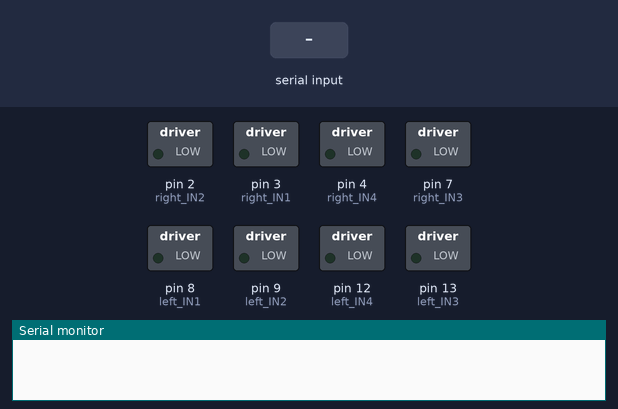
Bench run of a sketch on a simulated Arduino Uno, built with avr-gcc and run on an emulated ATmega328P. Parts: switched loads named in the sketch (green lamp = pin HIGH), the last lines printed to the serial monitor. The test bench sets the inputs (shaded band).

Above: at 1.2 s.
1.3 s: "F" received over Serial
At 2.5 s:
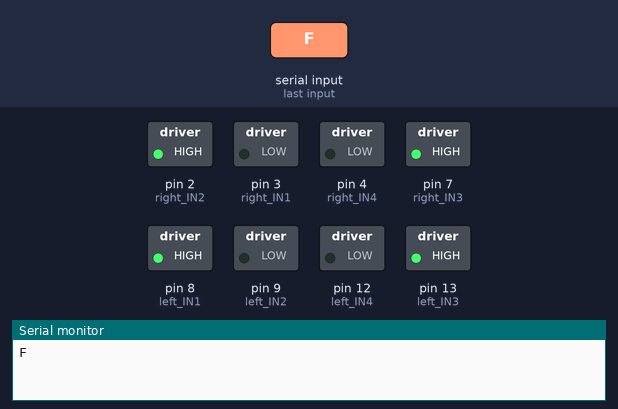
2.8 s: "B" received over Serial
At 3.8 s:
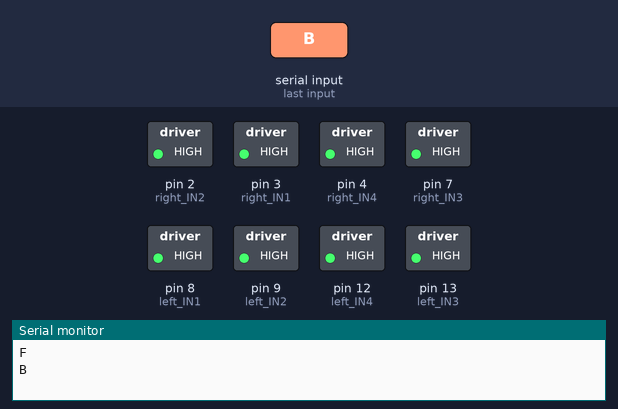
4.3 s: "G" received over Serial
At 4.9 s:
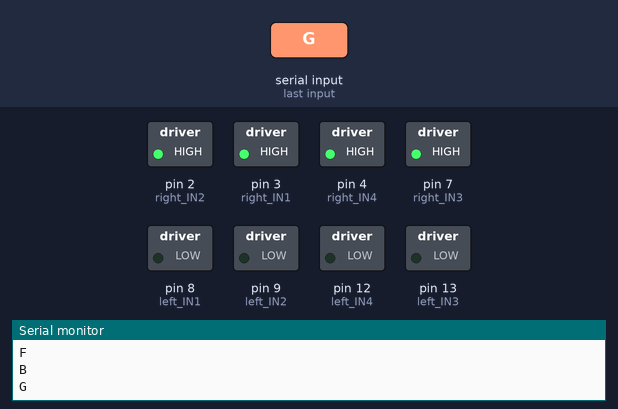
5.8 s: "L" received over Serial
At 6.1 s:
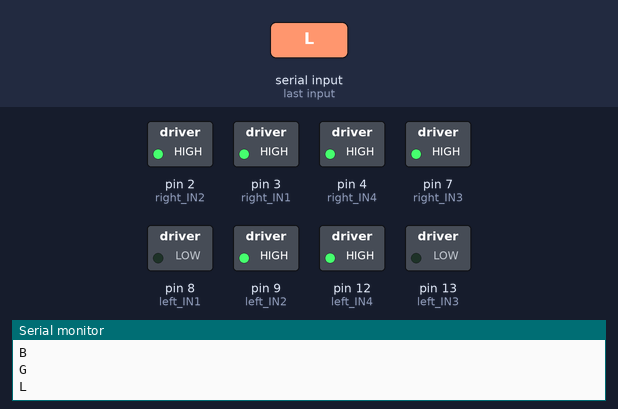
7.3 s: "I" received over Serial
At 8.4 s:
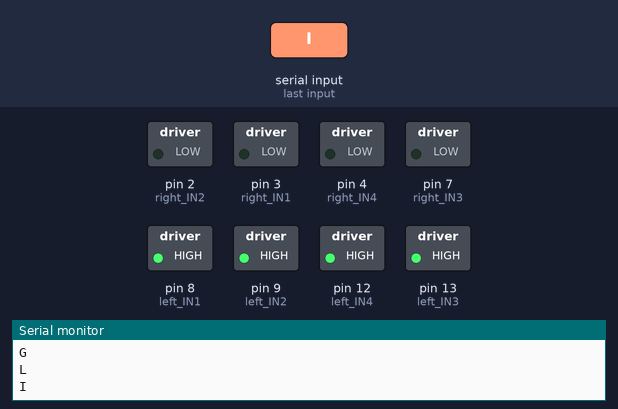
8.8 s: "R" received over Serial
At 9.5 s:
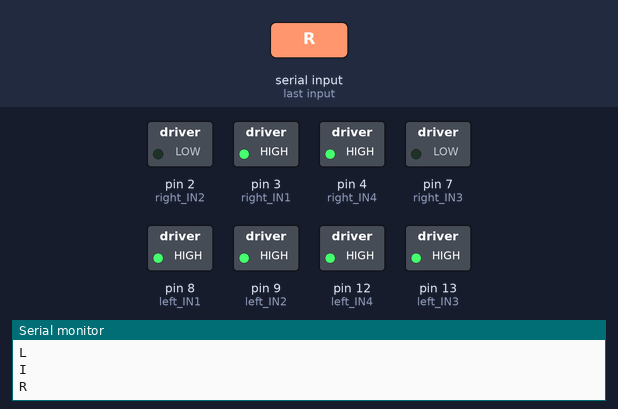
Timing chart, 0 to 11.3 s (numbered marks = the images above; inputs shaded):
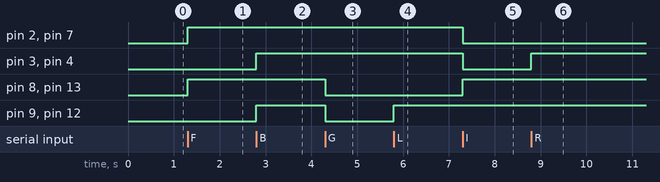

Measured:
- after the input at 1.3 s, pin 2 (right_IN2), pin 7 (right_IN3), pin 8 (left_IN1), pin 13 (left_IN3): LOW → HIGH at once
- after the input at 2.8 s, pin 3 (right_IN1), pin 4 (right_IN4), pin 9 (left_IN2), pin 12 (left_IN4): LOW → HIGH at once
- after the input at 4.3 s, pin 8 (left_IN1), pin 9 (left_IN2), pin 12 (left_IN4), pin 13 (left_IN3): HIGH → LOW at once
- after the input at 5.8 s, pin 9 (left_IN2), pin 12 (left_IN4): LOW → HIGH at once
- after the input at 7.3 s, pin 2 (right_IN2), pin 3 (right_IN1), pin 4 (right_IN4), pin 7 (right_IN3): HIGH → LOW at once; pin 8 (left_IN1), pin 13 (left_IN3): LOW → HIGH at once
- after the input at 8.8 s, pin 3 (right_IN1), pin 4 (right_IN4): LOW → HIGH at once

The sketch:

SoccerBot.ino
```cpp
//PIN NUMBER FOR MOTOR DRIVERS
  //left
    int left_IN1 = 8;
    int left_IN2 = 9;
    int left_IN3 = 13;
    int left_IN4 = 12;
  //right
    int right_IN1 = 3;
    int right_IN2 = 2;
    int right_IN3 = 7;
    int right_IN4 = 4;
  /*pwm control
    int leftFront_pwm = 10;
    int leftBack_pwm = 11;
    int rightFront_pwm = 5;
    int rightBack_pwm = 6; */
//WHEEL DIRECTION REFERENCE
  //left wheel
    int leftFront_Forward = left_IN3;
    int leftFront_Reverse = left_IN4;
    int leftBack_Forward = left_IN1;
    int leftBack_Reverse = left_IN2;
  //right wheel
    int rightFront_Forward = right_IN2;
    int rightFront_Reverse = right_IN1;
    int rightBack_Forward = right_IN3;
    int rightBack_Reverse = right_IN4;

void setup() {
  pinMode(left_IN1,OUTPUT);
  pinMode(left_IN2,OUTPUT);
  pinMode(left_IN3,OUTPUT);
  pinMode(left_IN4,OUTPUT);
  pinMode(right_IN1,OUTPUT);
  pinMode(right_IN2,OUTPUT);
  pinMode(right_IN3,OUTPUT);
  pinMode(right_IN4,OUTPUT);
  /*pinMode(leftFront_pwm,OUTPUT);
  pinMode(leftBack_pwm,OUTPUT);
  pinMode(rightFront_pwm,OUTPUT);
  pinMode(rightBack_pwm,OUTPUT);*/
  Serial.begin(9600);
}


void leftForward () {
  digitalWrite(leftFront_Forward, HIGH);
  digitalWrite(leftBack_Forward, HIGH);
}

void leftReverse () {
  digitalWrite(leftFront_Reverse,HIGH);
  digitalWrite(leftBack_Reverse,HIGH);
}

void rightReverse () {
  digitalWrite(rightFront_Reverse,HIGH);
  digitalWrite(rightBack_Reverse,HIGH);
}

void rightForward () {
  digitalWrite(rightFront_Forward, HIGH);
  digitalWrite(rightBack_Forward, HIGH);
}

void forward () {
  leftForward();
  rightForward();
}

void reverse () {
  leftReverse();
  rightReverse();
}

void leftOff () {
  digitalWrite(left_IN1,LOW);
  digitalWrite(left_IN2,LOW);
  digitalWrite(left_IN3,LOW);
  digitalWrite(left_IN4,LOW);
}

void rightOff () {
  digitalWrite(right_IN1,LOW);
  digitalWrite(right_IN2,LOW);
  digitalWrite(right_IN3,LOW);
  digitalWrite(right_IN4,LOW);
}

void carStop () {
  digitalWrite(2,LOW);
  digitalWrite(3,LOW);
  digitalWrite(4,LOW);
  digitalWrite(7,LOW);
  digitalWrite(8,LOW);
  digitalWrite(9,LOW);
  digitalWrite(12,LOW);
  digitalWrite(13,LOW);
}

void loop() {
  char input;
  if (Serial.available()>0) {
    input = Serial.read();
    /*int pwm;
    if (input=='1') {
      pwm = 26;
      analogWrite(leftFront_pwm,pwm);
      analogWrite(leftBack_pwm,pwm);
      analogWrite(rightFront_pwm,pwm);
      analogWrite(rightBack_pwm,pwm);
    } else if (input=='2') {
      pwm = 51;
      analogWrite(leftFront_pwm,pwm);
      analogWrite(leftBack_pwm,pwm);
      analogWrite(rightFront_pwm,pwm);
      analogWrite(rightBack_pwm,pwm);
    } else if (input=='3') {
      pwm = 77;
      analogWrite(leftFront_pwm,pwm);
      analogWrite(leftBack_pwm,pwm);
      analogWrite(rightFront_pwm,pwm);
      analogWrite(rightBack_pwm,pwm);
    } else if (input=='4') {
      pwm = 102;
      analogWrite(leftFront_pwm,pwm);
      analogWrite(leftBack_pwm,pwm);
      analogWrite(rightFront_pwm,pwm);
      analogWrite(rightBack_pwm,pwm);
    } else if (input=='5') {
      pwm = 128;
      analogWrite(leftFront_pwm,pwm);
      analogWrite(leftBack_pwm,pwm);
      analogWrite(rightFront_pwm,pwm);
      analogWrite(rightBack_pwm,pwm);
    } else if (input=='6') {
      pwm = 153;
      analogWrite(leftFront_pwm,pwm);
      analogWrite(leftBack_pwm,pwm);
      analogWrite(rightFront_pwm,pwm);
      analogWrite(rightBack_pwm,pwm);
    } else if (input=='7') {
      pwm = 179;
      analogWrite(leftFront_pwm,pwm);
      analogWrite(leftBack_pwm,pwm);
      analogWrite(rightFront_pwm,pwm);
      analogWrite(rightBack_pwm,pwm);
    } else if (input=='8') {
      pwm = 204;
      analogWrite(leftFront_pwm,pwm);
      analogWrite(leftBack_pwm,pwm);
      analogWrite(rightFront_pwm,pwm);
      analogWrite(rightBack_pwm,pwm);
    } else if (input=='9') {
      pwm = 230;
      analogWrite(leftFront_pwm,pwm);
      analogWrite(leftBack_pwm,pwm);
      analogWrite(rightFront_pwm,pwm);
      analogWrite(rightBack_pwm,pwm);
    } else if (input=='q') {
      pwm = 255;
      analogWrite(leftFront_pwm,pwm);
      analogWrite(leftBack_pwm,pwm);
      analogWrite(rightFront_pwm,pwm);
      analogWrite(rightBack_pwm,pwm);
    } */
    if (input=='S') {
      carStop();
    } else if (input=='F') {
      forward();
    } else if (input=='B') {
      reverse();
    } else if (input=='L') {
      leftReverse();
      rightForward();
    } else if (input=='R') {
      rightReverse();
      leftForward();
    } else if (input=='G') {
      rightForward();
      leftOff();
    } else if (input=='I') {
      leftForward();
      rightOff();
    } else if (input=='H') {
      rightReverse();
      leftOff();
    } else if (input=='J') {
      leftReverse();
      rightOff();
    } else {
      carStop();
    }
    Serial.println(input);
  }
}
```
